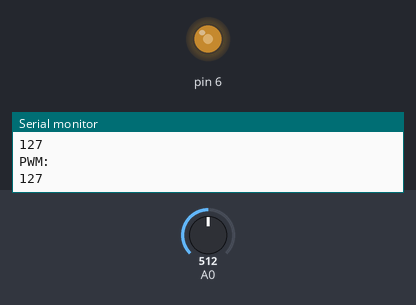
Bench run of a sketch on a simulated Arduino Uno, built with avr-gcc and run on an emulated ATmega328P. On the bench: output pins drawn as LEDs (lit = HIGH), the last lines printed to the serial monitor. The test bench sets the inputs (shaded band); at power-on: A0 = 512.

Above: at 1.2 s.
1.3 s: A0 set to 716
At 1.8 s:
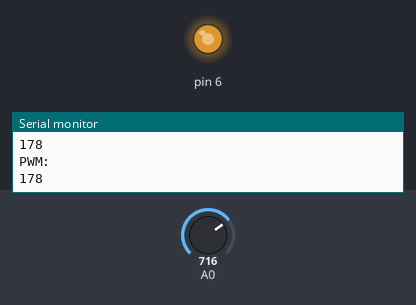
2.8 s: A0 set to 900
At 3.1 s:
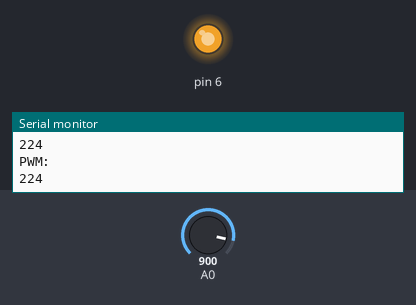
4.3 s: A0 set to 122
At 5.5 s:
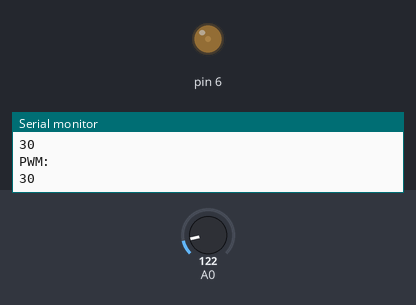
5.8 s: A0 set to 0
At 7.0 s:
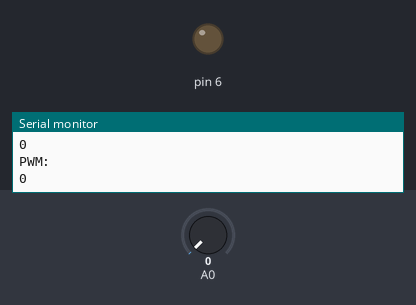
7.3 s: A0 set to 511
At 8.3 s:
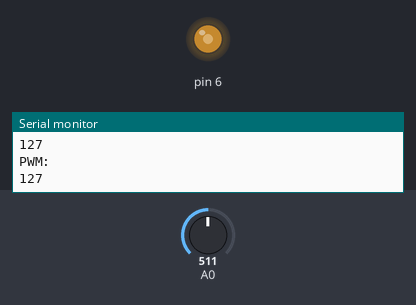
Timing chart, 0 to 9.8 s (numbered marks = the images above; inputs shaded):
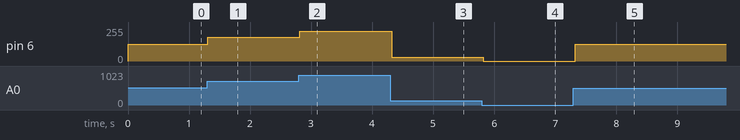

The sketch:

Bolum12PWMLed.ino.ino
```cpp
void setup() {
pinMode(6,OUTPUT);
Serial.begin(9600);
}

void loop() {
int pwmdeger = map(analogRead(A0),0,1023,0,255);
Serial.println("PWM: ");
Serial.println(pwmdeger);
analogWrite(6,pwmdeger);
delay(100);
}
```

Measured:
- after the input at 1.3 s, pin 6: 127/255 → 178/255 at once
- after the input at 2.8 s, pin 6: 178/255 → 224/255 at once
- after the input at 4.3 s, pin 6: 224/255 → 30/255 at once
- after the input at 5.8 s, pin 6: 30/255 → 0/255 at once
- after the input at 7.3 s, pin 6: 0/255 → 127/255 at once
